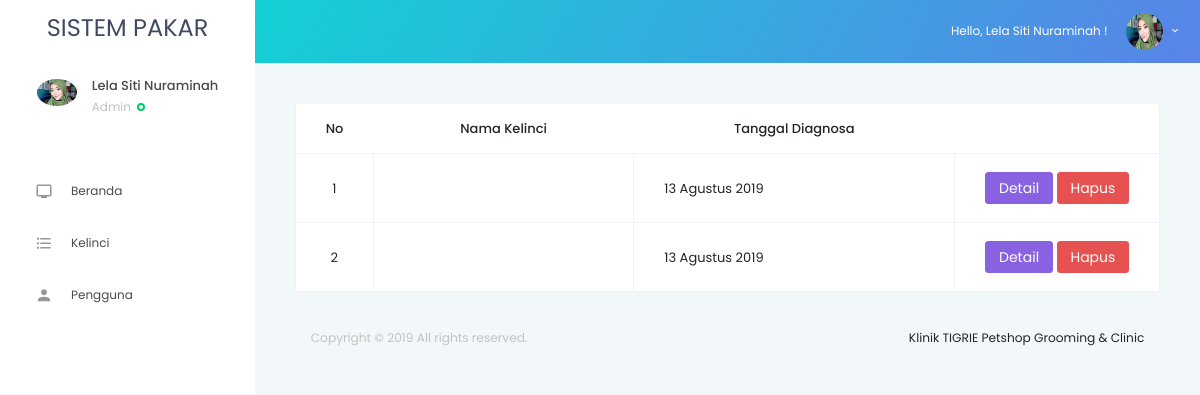
Page /admin/daftardiagnosa (signed in) on the earlier database version.
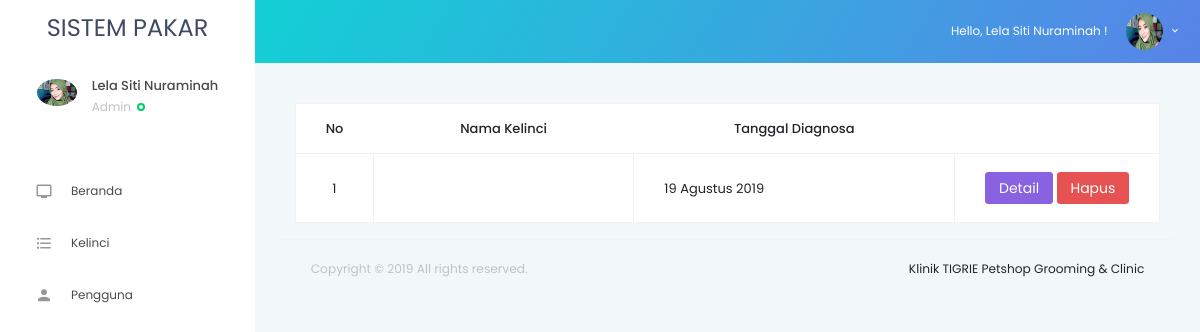
Same page on the later database version.
### tables this page shows
CREATE TABLE `diagnosa` (
  `id_diagnosa` int(11) NOT NULL,
  `id_user` int(11) NOT NULL,
  `id_kelinci` int(11) NOT NULL,
  `tgl_diagnosa` date NOT NULL,
  `id_penyakit` int(11) NOT NULL,
  `posterior` float NOT NULL,
  `cftotal` float NOT NULL
);

### app/Controllers/AdminController.php (called while the page is built, shortened)
<?php
class AdminController extends Controller
{
	function __construct()
	{
		$data['admin']	= $this->model('admin')->listadminsetadminid();
	}
	public function daftardiagnosa($value='')
	{
		$data['data']	= $this->model('diagnosa')->listdiagnosa();
		$this->adminpage('user/daftardiagnosa',$data);
	}
}

### app/Core/Route.php (called while the page is built, shortened)
<?php
class Route
{
	protected $method 		= 'index';
	protected $params 		= [];
	function __construct()
	{
		$url 	= $this->parseURL();
		unset($url[0]);
		$this->controller 	= new $this->controller;
		if ( isset($url[1]) ) {
			if ( method_exists($this->controller, $url[1]) ) {
				$this->method = $url[1];
			}
		}
		call_user_func_array([$this->controller, $this->method], $this->params);
	}
	public function parseURL()
	{
		if ( isset($_GET['url']) ) {
			$url 	= rtrim($_GET['url'],'/');
			$url 	= filter_var(trim($url), FILTER_SANITIZE_URL);
			$url 	= explode('/', $url);
			return $url;
		}
	}
}

### public/index.php (called while the page is built, shortened)
<?php
require_once '../app/init.php';
$route = new Route();

### app/Config/Url.php (called while the page is built)
<?php
$Url['BASE_URL'] = rtrim($_SERVER['PHP_SELF'],'index.php');

### app/Core/Autoload.php (called while the page is built, shortened)
<?php
function base_url($link= null) {
	global $Url;
	return $Url['BASE_URL'] . $link;
}

### app/Core/Database.php (called while the page is built, shortened)
<?php
class Database
{
	private $serv 	= DB_SERV;
	private $host 	= DB_HOST;
	private $user 	= DB_USER;
	private $pass 	= DB_PASS;
	private $db_name= DB_NAME;
	private static $_instance = null;
	private $dbh;
	private $stmt;
	protected $where 	= null;
	private $table	= null;
	private $part 	= null;
	function __construct()
	{
		$dsn = $this->serv .'::host=' . $this->host . ';dbname=' . $this->db_name;
		$option = [
			PDO::ATTR_PERSISTENT => true,
			PDO::ATTR_ERRMODE => PDO::ERRMODE_EXCEPTION
		];
		try {
			$this->dbh = new PDO($dsn, $this->user, $this->pass, $option);
		} catch (PDOException $e) {
			die($e->getMessage());
		}
	}
	public static function getInstance(){
		if (!isset(self::$_instance)) {
			self::$_instance = new Database();
		}
		return self::$_instance;
	}
	public function query($query, $set=null)
	{
		$this->stmt = $this->dbh->query($query);
		return $this->resultset($set);
	}
	public function resultset($set=null)
	{
		switch ($set) {
			case 'id':
				return $this->stmt->fetch(PDO::FETCH_OBJ);
				break;
			default:
				return $this->stmt->fetchAll(PDO::FETCH_BOTH);
				break;
		}
	}
	public function table($table1, $table2=null)
	{
		if (is_null($table2)) {
			$this->table 	= $table1;
		} else {
			$this->table 	= $table1 . '-' . $table2;
		}
		$this->where 		= null;
		$this->opsi 		= null;
		$this->part 		= null;
	}
	public function Where($where)
	{
		$this->where = " WHERE " . $where;
	}
	public function show($sql, $set)
	{
		$this->getResult($sql);
		if($this->stmt->rowCount()>0)
			return $this->resultset($set);
		else
			return FALSE;
	}
	public function getTable()
	{
		if (!is_null($this->table)) {
			return $this->table;
		} else {
			$this->warning('Tabel belum di definisikan! ', '$this->table');
		}
	}
	public function getPart()
	{
		if (is_null($this->part)){
			$part = '*';
			return $part;
		}else
			return $this->part;
	}
	public function getWhere()
	{
		if (!is_null($this->where))
			return $this->where;
	}
	public function getResult($sqlselect)
	{
		$sql = $sqlselect;
		$sql .= $this->getWhere();
		$sql .= $this->getOpsi();
		$this->stmt 	= $this->dbh->prepare($sql);
		$this->stmt->execute();
	}
	public function getdesc($tabel)
	{
		return $this->query("desc $tabel");
	}
	public function getPri($tabel)
	{
		$desc 		= $this->getdesc($tabel);
		return $desc[0]['Field'];
	}
	public function fetch($set=null)
	{
		$sql = "SELECT " . $this->getPart() . " FROM " . $this->getTable();
		return $this->show($sql, $set);
	}
	public function fetchId($id)
	{
		$field 	= $this->getPri($this->getTable());
		$sql = "SELECT " . $this->getPart() . " FROM " . $this->getTable();
		return $this->show($sql, 'id');
	}
}

### app/Models/Admin_Model.php (called while the page is built, shortened)
<?php
class Admin extends ModelClass
{
	public function listadminsetadminid()
	{
		$id_admin 		= $_SESSION['admin'];
		$this->_db->table('admin');
		return $this->_db->fetchid($id_admin);
	}
}

### app/init.php (called while the page is built, shortened)
<?php
spl_autoload_register(function( $class ){
	$class = explode('\\', $class);
	$class = end($class);
});
require_once 'Core/Autoload.php';

### app/Core/ModelClass.php (called while the page is built, shortened)
<?php
class ModelClass
{
	public function __construct()
	{
		$this->_db 	= Database::getInstance();
	}
}

### app/Models/Diagnosa_Model.php (called while the page is built, shortened)
<?php
class Diagnosa extends ModelClass
{
	public function listdiagnosa($value='')
	{
		$this->_db->table('diagnosa');
		return $this->_db->fetch();
	}
}

### app/Helpers/Date.php (called while the page is built, shortened)
<?php
function getyear() {
	return date('Y');
}
function bulan_indo($m) {
	$bulan 		= [	'01' => 'Januari',
					'02' => 'Februari',
					'03' => 'Maret',
					'04' => 'April',
					'05' => 'Mei',
					'06' => 'Juni',
					'07' => 'Juli',
					'08' => 'Agustus',
					'09' => 'September',
					'10' => 'Oktober',
					'11' => 'November',
					'12' => 'Desember'];
	return $bulan[$m];
}
function date_indo($tgl) {
	$tanggal		= substr($tgl, 8,2);
	$bulan			= bulan_indo(substr($tgl, 5,2));
	$tahun			= substr($tgl, 0,4);
	return $tanggal.' '.$bulan.' '.$tahun;
}

### app/Views/Administrator/header_star.php (the view, shortened to what this page needs)
<!DOCTYPE html>
<html lang="en">
<head>
  <link rel="stylesheet" href=<?= base_url('theme/staradmin/vendors/iconfonts/mdi/css/materialdesignicons.min.css')?>>
  <link rel="stylesheet" href=<?= base_url('theme/staradmin/vendors/css/vendor.bundle.base.css')?>>
  <link rel="stylesheet" href=<?= base_url('theme/staradmin/vendors/css/vendor.bundle.addons.css')?>>
  <link rel="stylesheet" href=<?= base_url('theme/staradmin/vendors/iconfonts/font-awesome/css/font-awesome.css')?>>
  <link rel="stylesheet" href=<?= base_url('theme/staradmin/css/style.css')?>>
</head>
<body>
  <div class="container-scroller">
    <nav class="navbar default-layout col-lg-12 col-12 p-0 fixed-top d-flex flex-row">
      <div class="text-center navbar-brand-wrapper d-flex align-items-top justify-content-center">
        <a class="navbar-brand brand-logo text-dark" href="index.html">
          SISTEM PAKAR
        </a>
      </div>
      <div class="navbar-menu-wrapper d-flex align-items-center">
        <ul class="navbar-nav navbar-nav-right">
          <li class="nav-item dropdown d-none d-xl-inline-block">
            <a class="nav-link dropdown-toggle" id="UserDropdown" href="#" data-toggle="dropdown" aria-expanded="false">
              <?php if ($data['akses'] != 'user'): ?>
                <span class="profile-text">Hello, <?php echo ucwords($data['admin']->nama);?> !</span>
                <img class="img-xs rounded-circle" src=<?= base_url('assets/img/'.$data['admin']->poto)?> alt="Profile image">
              <?php endif ?>
            </a>
          </li>
        </ul>
      </div>
    </nav>
    <div class="container-fluid page-body-wrapper">
      <nav class="sidebar sidebar-offcanvas" id="sidebar">
        <ul class="nav">
          <li class="nav-item nav-profile">
            <div class="nav-link">
              <?php if ($data['akses'] != 'user'): ?>
                <div class="user-wrapper">
                  <div class="profile-image">
                    <img src=<?= base_url('assets/img/'.$data['admin']->poto)?> alt="profile image">
                  </div>
                  <div class="text-wrapper">
                    <p class="profile-name"><?php echo ucwords($data['admin']->nama);?></p>
                    <div>
                      <small class="designation text-muted"><?php echo ucwords($data['admin']->level);?></small>
                      <span class="status-indicator online"></span>
                    </div>
                  </div>
                </div>
              <?php endif ?>
            </div>
          </li>
          <?php if ($data['akses'] == 'admin'): ?>
          <li class="nav-item">
            <a class="nav-link" href=<?= base_url('admin')?>>
              <i class="menu-icon mdi mdi-television"></i>
              <span class="menu-title">Beranda</span>
            </a>
          </li>
          <li class="nav-item">
            <a class="nav-link" href=<?= base_url('admin/daftarkelinci')?>>
              <i class="menu-icon mdi mdi-format-list-bulleted"></i>
              <span class="menu-title">Kelinci</span>
            </a>
          </li>
          <li class="nav-item">
            <a class="nav-link" href=<?= base_url('admin/daftarpengguna')?>>
              <i class="menu-icon mdi mdi-account"></i>
              <span class="menu-title">Pengguna</span>
            </a>
          </li>
          <?php endif ?>
        </ul>
      </nav>
      <div class="main-panel">
        <div class="content-wrapper">

### app/Core/Controller.php (shortened to what this page needs)
<?php
class Controller
{
	private $link_error = '../app/Theme/error/404.php';
	protected $data 		= null;
	private $admin 			= administrator;
	public function view($view, $data= [])
	{
		if ( file_exists('../app/Views/'.$view.'.php') ) {
			require_once '../app/Views/'.$view.'.php';
		}else{
			require_once $this->link_error;
		}
	}
	public function model($model=null)
	{
		return new $model();
	}
	public function setData($data)
	{
		$this->data 		= $data;
	}
	public function GetData()
	{
		return $this->data;
	}
	public function adminPage($view, $data=[])
	{
		if ($this->admin != FALSE) {
			$dir 	= '../app/Views/Administrator';
			if (file_exists($dir . '/header_' . $this->admin . '.php') AND file_exists($dir . '/footer_' . $this->admin . '.php')) {
			 	if (file_exists('../app/Views/' . $view . '.php')) {
			 		self::view('Administrator/header_' . $this->admin, self::getdata());
					self::view($view, $data);
					self::view('Administrator/footer_' . $this->admin, self::getdata());
			 	}else{
			 		require_once $this->link_error;
			 	}
			} else {
				warning('File Template tidak ada atau tidak sesuai','directory Administrator/file tamplate');
			}
		} else
			warning('Tema Admin tidak di konfigurasi');
	}
}

### app/Views/user/daftardiagnosa.php
	<div class="container my-3">
  <div class="row">
    <div class="col-md-12">
      <div class="table-responsive">
        <table class="table table-hover bg-white table-bordered" id="data-table">
          <thead class="text-center">
            <tr>
              <th width="25">No</th>
              <th>Nama Kelinci</th>
              <th>Tanggal Diagnosa</th>
              <th width="140"></th>
            </tr>
          </thead>
          <tbody class="text-capitalize">
            <?php
            $no = 1;
            if ($data['data'] != null) {
              foreach ($data['data'] as $row) { ?>
              <tr>
                <td class="text-center"><?php echo $no++; ?></td>
                <td><?php echo $row['nama_kelinci'] ?></td>
                <td><?php echo date_indo($row['tgl_diagnosa']) ?></td>
                <td>
                  <a class="btn btn-info btn-sm small" href="<?= base_url('user/detaildiagnosa/'.$row['id_diagnosa']) ?>">Detail</a>
                  <a class="btn btn-danger btn-sm small" onclick="return notif_delete()" href="<?= base_url('user/hapusdiagnosa/'.$row[0]) ?>">Hapus</a>
                </td>
              </tr>
               <?php
              }
            } else { ?>
               <tr>
                 <td colspan="5" class="text-center">Belum Ada Data</td>
               </tr>
            <?php } ?>
          </tbody>
        </table>
      </div>
    </div>
  </div>
</div>

### app/Views/Administrator/footer_star.php (shortened to what this page needs)
        <footer class="footer">
          <div class="container-fluid clearfix">
            <span class="text-muted d-block text-center text-sm-left d-sm-inline-block">Copyright © <?php echo getyear() ?>
              All rights reserved.</span>
            <span class="float-none float-sm-right d-block mt-1 mt-sm-0 text-center">Klinik TIGRIE Petshop Grooming & Clinic
            </span>
          </div>
        </footer>
      </div>
    </div>
  </div>
</body>
</html>

Differences in the rows shown:
removed diagnosa: tgl_diagnosa "13 Agustus 2019"
removed diagnosa: tgl_diagnosa "13 Agustus 2019"
added diagnosa: tgl_diagnosa "19 Agustus 2019"
